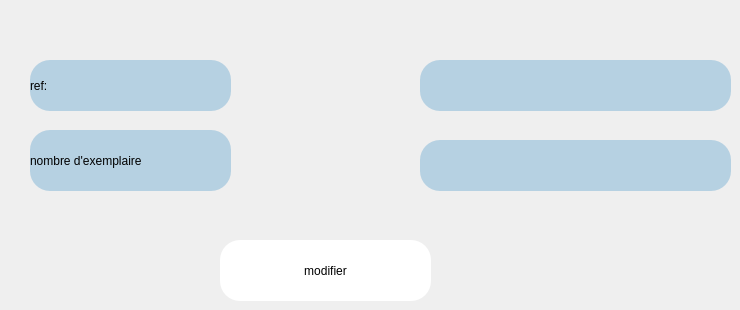
      <widget class="QWidget" name="modifier_exemplaire">
       <widget class="QLabel" name="label_34">
        <property name="geometry">
         <rect>
          <x>30</x>
          <y>130</y>
          <width>201</width>
          <height>61</height>
         </rect>
        </property>
        <property name="styleSheet">
         <string notr="true">font: 12pt &quot;Palatino Linotype&quot;;
background-color: rgb(182, 209, 226);
border-radius:20px;</string>
        </property>
        <property name="text">
         <string>nombre d'exemplaire</string>
        </property>
       </widget>
       <widget class="QLineEdit" name="exemplaire">
        <property name="geometry">
         <rect>
          <x>420</x>
          <y>140</y>
          <width>311</width>
          <height>51</height>
         </rect>
        </property>
        <property name="styleSheet">
         <string notr="true">font: 12pt &quot;Palatino Linotype&quot;;
background-color: rgb(182, 209, 226);
border-radius:20px;</string>
        </property>
       </widget>
       <widget class="QPushButton" name="modi_exmplaire">
        <property name="geometry">
         <rect>
          <x>220</x>
          <y>240</y>
          <width>211</width>
          <height>61</height>
         </rect>
        </property>
        <property name="styleSheet">
         <string notr="true">border-radius:20px;
font: 75 12pt &quot;Palatino Linotype&quot;;
background-color: rgb(255, 255, 255);
color: rgb(0, 0, 0);</string>
        </property>
        <property name="text">
         <string>modifier</string>
        </property>
       </widget>
       <widget class="QLabel" name="label_32">
        <property name="geometry">
         <rect>
          <x>30</x>
          <y>60</y>
          <width>201</width>
          <height>51</height>
         </rect>
        </property>
        <property name="styleSheet">
         <string notr="true">font: 12pt &quot;Palatino Linotype&quot;;
background-color: rgb(182, 209, 226);
border-radius:20px;</string>
        </property>
        <property name="text">
         <string>ref:</string>
        </property>
       </widget>
       <widget class="QLineEdit" name="ref2">
        <property name="geometry">
         <rect>
          <x>420</x>
          <y>60</y>
          <width>311</width>
          <height>51</height>
         </rect>
        </property>
        <property name="styleSheet">
         <string notr="true">font: 12pt &quot;Palatino Linotype&quot;;
background-color: rgb(182, 209, 226);
border-radius:20px;</string>
        </property>
        <property name="echoMode">
         <enum>QLineEdit::Password</enum>
        </property>
       </widget>
      </widget>
